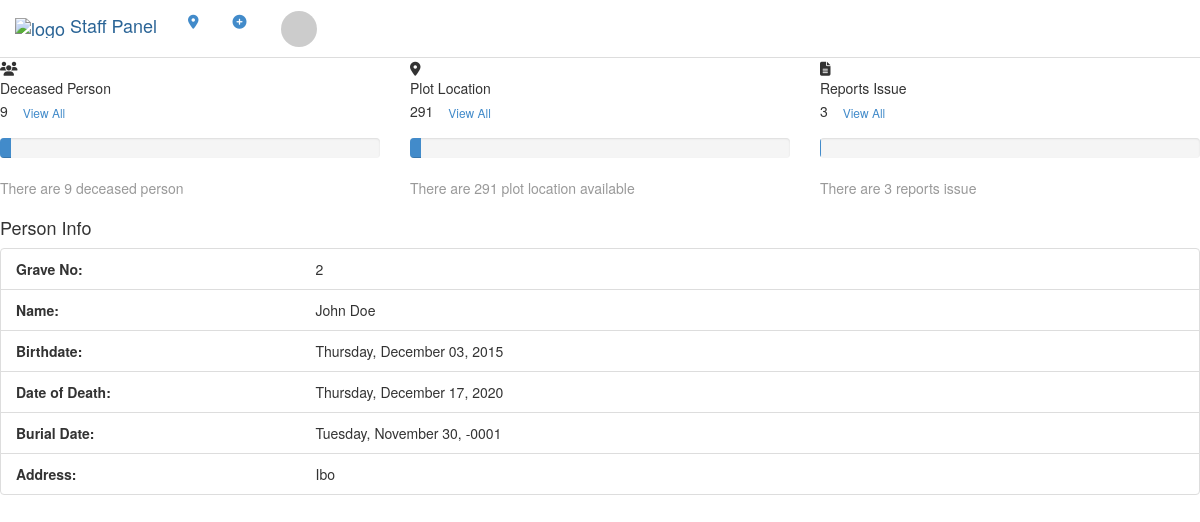
Screenshot of /staff/index.php?q=person-info&id=2&name=John Doe (signed in) with the database file from the repository.
### tables this page shows
CREATE TABLE `tblpeople` (
  `PEOPLEID` int(11) NOT NULL,
  `FNAME` varchar(100) NOT NULL,
  `GRAVENO` int(11) NOT NULL,
  `BORNDATE` date NOT NULL,
  `DIEDDATE` date NOT NULL,
  `CATEGORIES` enum('1','2','3') NOT NULL,
  `LOCATION` varchar(100) NOT NULL,
  `BURIALDATE` date NOT NULL
);

### staff/index.php (called while the page is built, shortened)
<?php
require_once("theme/templates.php");

### include/database.php (called while the page is built, shortened)
<?php
class Database {
	var $sql_string = '';
	private $conn;
	public function open_connection() {
		$this->conn = mysqli_connect(server,user,pass);
		if(!$this->conn){
			echo "Problem in database connection! Contact administrator!";
			exit();
		}else{
			$db_select = mysqli_select_db($this->conn,database_name);
		}
	}
	function setQuery($sql='') {
		$this->sql_string=$sql;
	}
	function executeQuery() {
		$result = mysqli_query($this->conn,$this->sql_string);
		return $result;
	}
	private function confirm_query($result) {
		return $result;
	}
	function loadSingleResult() {
		$cur = $this->executeQuery();
		while ($row = mysqli_fetch_object($cur)) {
		return $data = $row;
		}
	}
}
$mydb = new Database();
?>

### staff/person-info.php (the view)
<?php
if (isset($_GET['id']) && isset($_GET['name'])) {
    $id = $_GET['id'];
    $name = $_GET['name'];
    $sql = "SELECT * FROM tblpeople WHERE GRAVENO = '$id' AND FNAME = '$name'";
    $mydb->setQuery($sql);
    $res = $mydb->loadSingleResult();
}
?>
<div class="card">
    <div class="card-header">
        <h4 class="card-title">Person Info</h4>
    </div>
    <div class="card-body">
        <ul class="list-group">
            <li class="list-group-item">
                <div class="row">
                    <div class="col-md-3">
                        <strong>Grave No:</strong>
                    </div>
                    <div class="col-md-9">
                        <?php echo $res->GRAVENO; ?>
                    </div>
                </div>
            </li>
            <li class="list-group-item">
                <div class="row">
                    <div class="col-md-3">
                        <strong>Name:</strong>
                    </div>
                    <div class="col-md-9">
                        <?php echo $res->FNAME . " " . $res->LNAME; ?>
                    </div>
                </div>
            </li>
            <li class="list-group-item">
                <div class="row">
                    <div class="col-md-3">
                        <strong>Birthdate:</strong>
                    </div>
                    <div class="col-md-9">
                        <?php echo date('l, F d, Y', strtotime($res->BORNDATE)); ?>
                    </div>
                </div>
            </li>
            <li class="list-group-item">
                <div class="row">
                    <div class="col-md-3">
                        <strong>Date of Death:</strong>
                    </div>
                    <div class="col-md-9">
                        <?php echo date('l, F d, Y', strtotime($res->DIEDDATE)); ?>
                    </div>
                </div>
            </li>
            <li class="list-group-item">
                <div class="row">
                    <div class="col-md-3">
                        <strong>Burial Date:</strong>
                    </div>
                    <div class="col-md-9">
                        <?php echo date('l, F d, Y', strtotime($res->BURIALDATE)); ?>
                    </div>
                </div>
            </li>
            <li class="list-group-item">
                <div class="row">
                    <div class="col-md-3">
                        <strong>Address:</strong>
                    </div>
                    <div class="col-md-9">
                        <?php echo $res->LOCATION; ?>
                    </div>
                </div>
            </li>
        </ul>
    </div>
</div>

### rows the page displays
tblpeople: GRAVENO "2", FNAME "John Doe", BORNDATE "Thursday, December 03, 2015", DIEDDATE "Thursday, December 17, 2020", BURIALDATE "Tuesday, November 30, -0001", LOCATION "Ibo"

### other values shown
count($deceased) "9"
$total "291"
$total "3"
